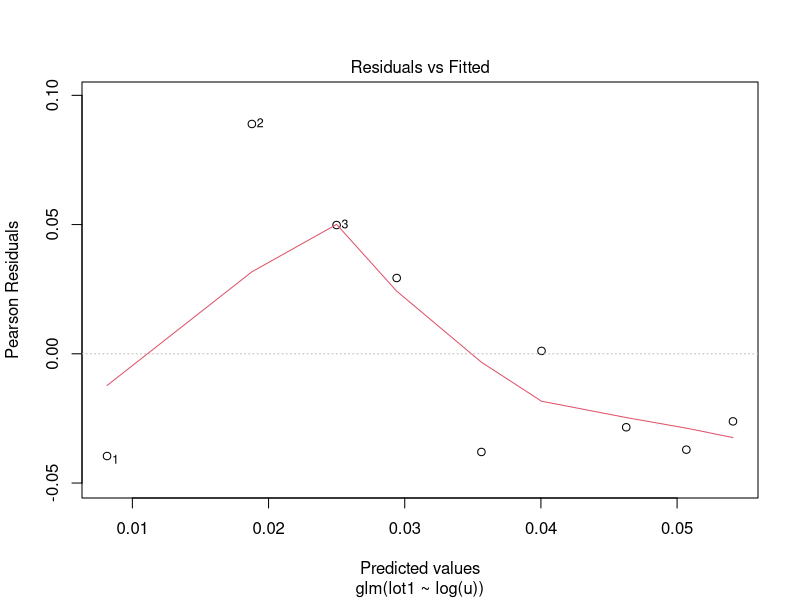
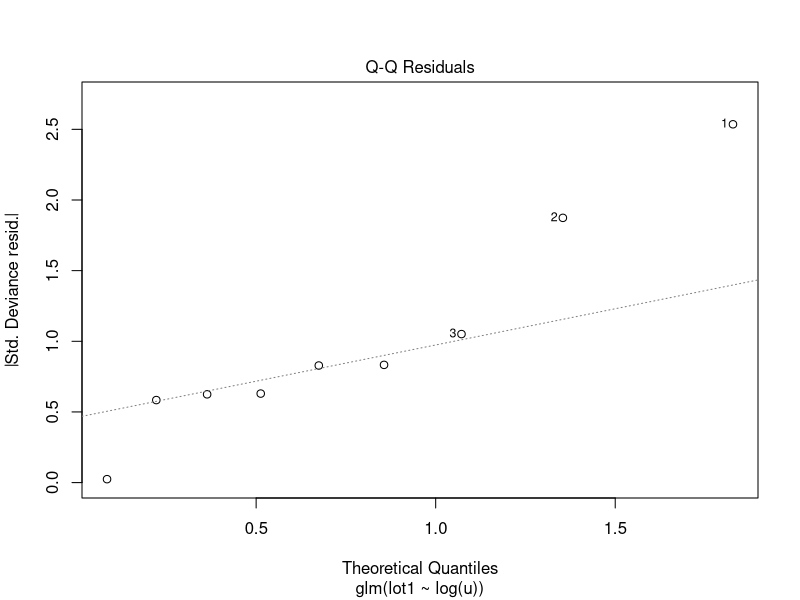
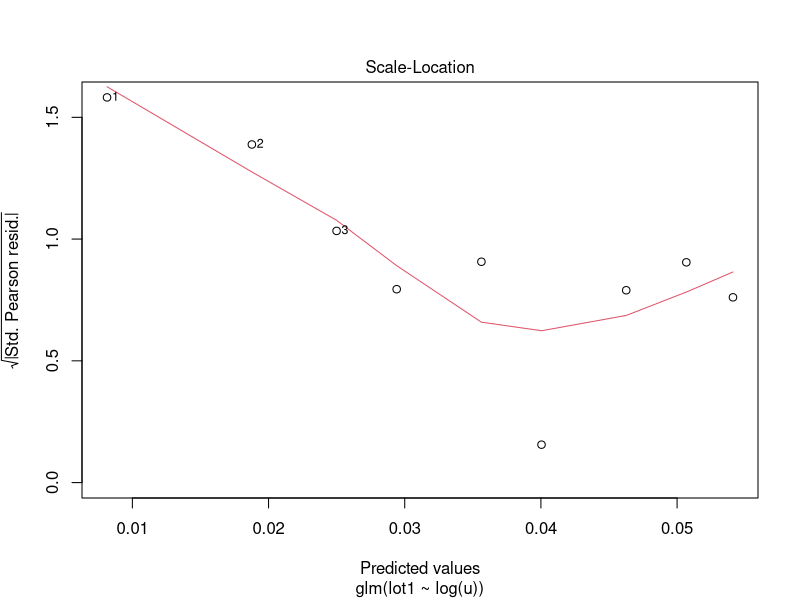
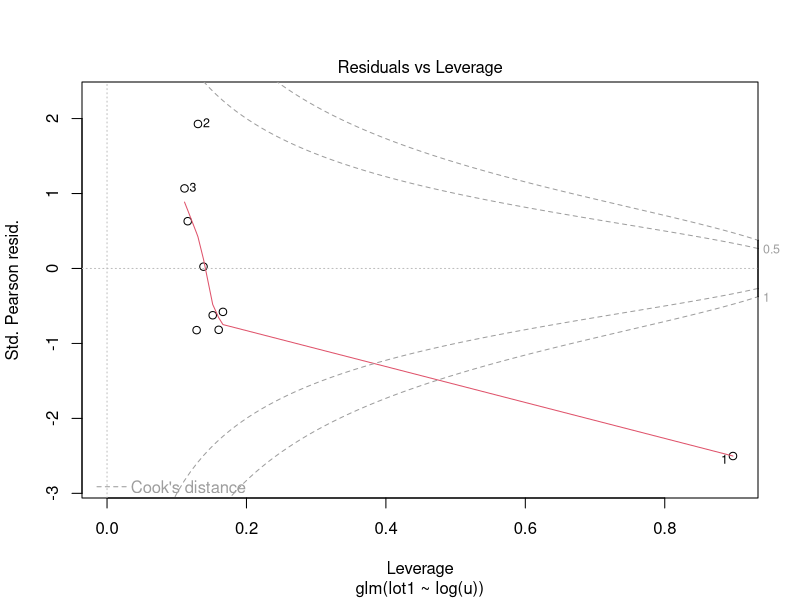

Reproduce these figures in R, in order. (Note: this script raises an error after producing the figures.)
clotting <- data.frame(
  u = c(5,10,15,20,30,40,60,80,100),
  lot1 = c(118,58,42,35,27,25,21,19,18),
  lot2 = c(69,35,26,21,18,16,13,12,12))
clot<-(glm(lot1 ~ log(u), data=clotting, family=Gamma))

summary(clot)
plot(clot)

residuals(clot)
residuals(clot, type="pearson")
residuals(clot, type="response")

predict(clot, type="response")
predict(clot, type="link")


?plot.lm


par(mfrow=c(2,2))

plot(residuals(wolf.glm) ~ predict(wolf.glm, type="link"))
plot(residuals(wolf.glm) ~ predict(wolf.glm, type="response"))

plot(residuals(wolf.glm, type="response") ~ predict(wolf.glm, type="link"))
plot(residuals(wolf.glm, type="response") ~ predict(wolf.glm, type="response"))
par(mfrow=c(1,1))

plot(residuals(clot, type="deviance") ~ predict(clot, type="response"))

## @knitr load_wolves
wolves<-read.csv("./data/16e2InbreedingWolves.csv")

## @knitr wolf_models
a<-glm(pups ~ inbreeding.coefficient, data=wolves, family=poisson(link="log"))
b<-glm(pups ~ inbreeding.coefficient, data=wolves, family=gaussian(link="identity"))
d<-glm(pups ~ inbreeding.coefficient, data=wolves, family=poisson(link="identity"))

## @knitr wolf_anodev
anova(a,b,d)

## @knitr wolf_diagnostics
par(mfrow=c(3,4))
plot(a)
plot(b)
plot(d)
par(mfrow=c(1,1))

## @knitr_wolf_ggplot
qplot(inbreeding.coefficient, pups, data=wolves) +
  stat_smooth(method="glm", family=poisson(link="identity"), lwd=2) +
  theme_bw()
